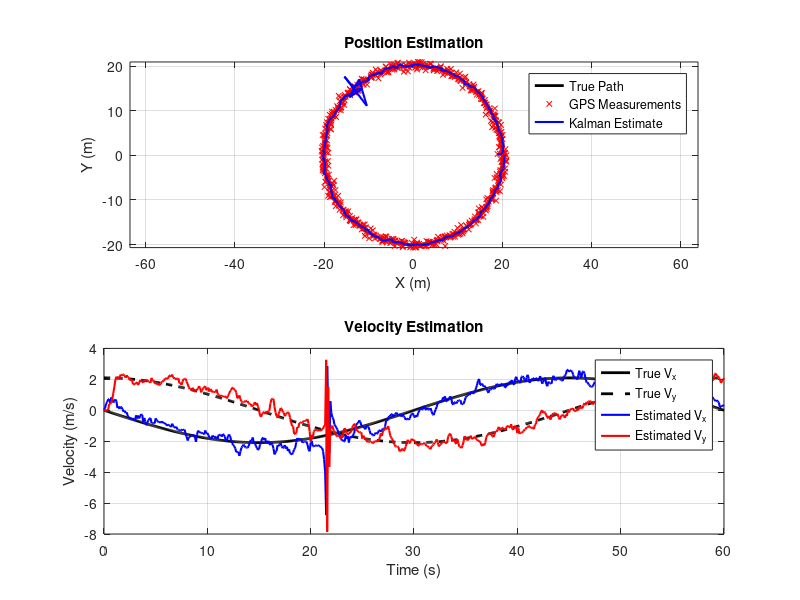

Here is the MATLAB script that generated this plot:
%% Stage 4: GPS + IMU Simulation with Kalman Filter (MATLAB Online Compatible)
% This version uses only core MATLAB functions for online compatibility

% Simulation parameters
dt = 0.1;              % Time step (s)
tEnd = 60;             % Simulation time (s)
time = 0:dt:tEnd;
N = numel(time);

% True trajectory (circle path)
radius = 20;
omega = 2*pi / 60;     % radians per second
truePos = [radius*cos(omega*time)', radius*sin(omega*time)'];
trueVel = [-radius*omega*sin(omega*time)', radius*omega*cos(omega*time)'];

%% Simulate IMU measurements (core MATLAB implementation)
% Accelerometer: a = dv/dt + gravity compensation
accel_true = diff(trueVel)/dt;
accel_true = [accel_true; accel_true(end,:)];  % Maintain size
accel_true(:,3) = -9.81;  % Add gravity component (z-axis)

% Add noise to accelerometer
accel_noise = 0.00002;
accel_meas = accel_true + accel_noise*randn(N,3);

% Gyroscope: angular velocity (yaw rate only)
gyro_true = [zeros(N,2), repmat(omega, N, 1)];  % [0, 0, omega]

% Add noise to gyroscope
gyro_noise = 0.01;
gyro_meas = gyro_true + gyro_noise*randn(N,3);

%% Simulate GPS measurements
gpsNoiseStd = 0.5; % meters
gpsPos = truePos + gpsNoiseStd*randn(N,2);

%% Kalman filter setup
A = [1 0 dt 0;   % State transition matrix
     0 1 0 dt;
     0 0 1 0;
     0 0 0 1];
 
H = [1 0 0 0;    % Measurement matrix
     0 1 0 0];
 
Q = diag([0.01, 0.01, 0.1, 0.1]);  % Process noise covariance
R = gpsNoiseStd^2 * eye(2);         % Measurement noise covariance

% Initialize state and covariance
x = [gpsPos(1,1); gpsPos(1,2); 0; 0];  % [x, y, vx, vy]
P = eye(4);

estPos = zeros(N,2);
vel_est = zeros(N,2);

%% Kalman filter with IMU prediction
for k = 1:N
    % --- Prediction Step (IMU-driven) ---
    % Use accelerometer to predict velocity
    if k > 1
        % Rotate acceleration from body to world frame (simplified 2D)
        yaw_angle = atan2(x(4), x(3));  % Estimated heading from velocity
        
        % Rotation matrix (body to world)
        R = [cos(yaw_angle), -sin(yaw_angle);
             sin(yaw_angle),  cos(yaw_angle)];
        
        % Convert body acceleration to world frame
        acc_world = R * accel_meas(k,1:2)';
        
        % Update state prediction with acceleration
        x(3:4) = x(3:4) + acc_world * dt;
    end
    
    % Apply state transition
    x = A * x;
    P = A * P * A' + Q;
    
    % --- Update Step (GPS measurement) ---
    z = gpsPos(k,:)';
    y = z - H * x;          % Measurement residual
    S = H * P * H' + R;     % Residual covariance
    K = P * H' / S;         % Kalman gain
    
    % State update
    x = x + K * y;
    P = (eye(4) - K * H) * P;
    
    % Store results
    estPos(k,:) = x(1:2)';
    vel_est(k,:) = x(3:4)';
end

%% Plot results
figure;

% Position plot
subplot(2,1,1);
plot(truePos(:,1), truePos(:,2), 'k-', 'LineWidth', 2); hold on;
plot(gpsPos(:,1), gpsPos(:,2), 'rx', 'MarkerSize', 4);
plot(estPos(:,1), estPos(:,2), 'b-', 'LineWidth', 1.5);
legend('True Path', 'GPS Measurements', 'Kalman Estimate');
xlabel('X (m)');
ylabel('Y (m)');
title('Position Estimation');
grid on;
axis equal;

% Velocity plot
subplot(2,1,2);
plot(time, trueVel(:,1), 'k-', 'LineWidth', 2); hold on;
plot(time, trueVel(:,2), 'k--', 'LineWidth', 2);
plot(time, vel_est(:,1), 'b-', 'LineWidth', 1.5);
plot(time, vel_est(:,2), 'r-', 'LineWidth', 1.5);
legend('True V_x', 'True V_y', 'Estimated V_x', 'Estimated V_y');
xlabel('Time (s)');
ylabel('Velocity (m/s)');
title('Velocity Estimation');
grid on;
